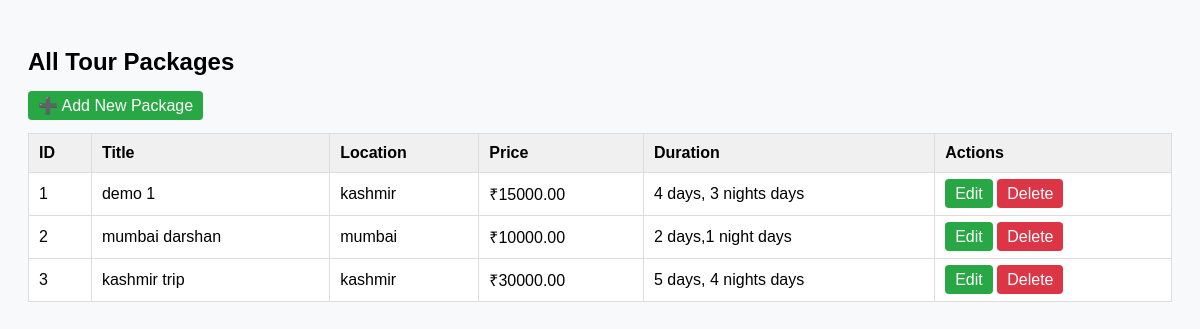
The app's page /list_packages.php with its own data.
### tables this page shows
CREATE TABLE `tour_package` (
  `package_id` int NOT NULL,
  `title` varchar(255) NOT NULL,
  `location` varchar(150) NOT NULL,
  `image` varchar(255) DEFAULT NULL,
  `price` decimal(10,2) NOT NULL,
  `duration` varchar(100) NOT NULL,
  `description` text,
  `images` json DEFAULT NULL
);

### list_packages.php (the view, shortened to what this page needs)
<?php
include 'db.conn.php';
$result = $mysqli->query("SELECT package_id, title, location, price, duration FROM tour_package");
?>
<!DOCTYPE html>
<html>
<head>
</head>
<body>
    <h2>All Tour Packages</h2>
    <a href="add_package.php" class="btn edit">➕ Add New Package</a>
    <br><br>
    <table>
        <tr>
            <th>ID</th><th>Title</th><th>Location</th><th>Price</th><th>Duration</th><th>Actions</th>
        </tr>
        <?php while($row = $result->fetch_assoc()): ?>
        <tr>
            <td><?= $row['package_id'] ?></td>
            <td><?= htmlspecialchars($row['title']) ?></td>
            <td><?= htmlspecialchars($row['location']) ?></td>
            <td>₹<?= $row['price'] ?></td>
            <td><?= $row['duration'] ?> days</td>
            <td>
                <a href="edit_package.php?id=<?= $row['package_id'] ?>" class="btn edit">Edit</a>
                <a href="delete_package.php?id=<?= $row['package_id'] ?>" class="btn delete" onclick="return confirm('Delete this package?')">Delete</a>
            </td>
        </tr>
        <?php endwhile; ?>
    </table>
</body>
</html>

### list_packages.php (style rules this page uses)
body { font-family: Arial, sans-serif; background:#f8f9fa; padding:20px; }
table { width:100%; border-collapse:collapse; background:#fff; }
th, td { padding:10px; border:1px solid #ddd; text-align:left; }
th { background:#f0f0f0; }
a.btn { padding:6px 10px; border-radius:4px; text-decoration:none; }
.edit { background:#28a745; color:white; }
.delete { background:#dc3545; color:white; }

### records on screen
tour_package: package_id "1", title "demo 1", location "kashmir", price "15000.00", duration "4 days, 3 nights"
tour_package: package_id "2", title "mumbai darshan", location "mumbai", price "10000.00", duration "2 days,1 night"
tour_package: package_id "3", title "kashmir trip", location "kashmir", price "30000.00", duration "5 days, 4 nights"
